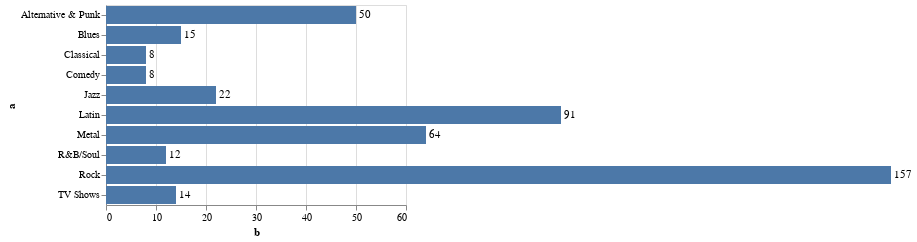

Notebook code cell kept with this figure:
### Markdown cell above
## bar chart
Visualizing a discrete, categorical data attribute

### Code cell
%VEGA-LITE specs/layer_bar_labels.vl.json 
SELECT 
    g.Name as a, 
    SUM(il.Quantity) as b, 
    ROUND((CAST(SUM(il.Quantity) as float) / (SELECT 
        SUM(Quantity) total
    FROM Chinook.InvoiceLine il
    INNER JOIN Chinook.Invoice i ON i.InvoiceId = il.InvoiceId
    WHERE i.BillingCountry = 'USA')) * 100, 2) percent_sold 
FROM Chinook.InvoiceLine il
INNER JOIN Chinook.Invoice i ON i.InvoiceId = il.InvoiceId 
INNER JOIN Chinook.Track t ON il.TrackId = t.TrackId 
INNER JOIN Chinook.Genre g ON t.GenreId = g.GenreId 
WHERE i.BillingCountry = 'USA' 
GROUP BY 1 
ORDER BY 2 DESC
LIMIT 10

### Figure 1 — Vega-Lite specification as saved in the notebook (floating-point values rounded to 4 significant figures)
{"$schema": "https://vega.github.io/schema/vega-lite/v4.json", "data": {"values": [{"a": "name", "b": "name", "percent_sold": "name"}, {"a": "Rock", "b": "157", "percent_sold": "31.78"}, {"a": "Latin", "b": "91", "percent_sold": "18.42"}, {"a": "Metal", "b": "64", "percent_sold": "12.96"}, {"a": "Alternative & Punk", "b": "50", "percent_sold": "10.12"}, {"a": "Jazz", "b": "22", "percent_sold": "4.45"}, {"a": "Blues", "b": "15", "percent_sold": "3.04"}, {"a": "TV Shows", "b": "14", "percent_sold": "2.83"}, {"a": "R&B/Soul", "b": "12", "percent_sold": "2.43"}, {"a": "Comedy", "b": "8", "percent_sold": "1.62"}, {"a": "Classical", "b": "8", "percent_sold": "1.62"}]}, "description": "Bar chart with text labels. Set domain to make the frame cover the labels.", "encoding": {"x": {"field": "b", "scale": {"domain": [0, 60]}, "type": "quantitative"}, "y": {"field": "a", "type": "nominal"}}, "layer": [{"mark": "bar"}, {"encoding": {"text": {"field": "b", "type": "quantitative"}}, "mark": {"align": "left", "baseline": "middle", "dx": 3, "type": "text"}}]}
